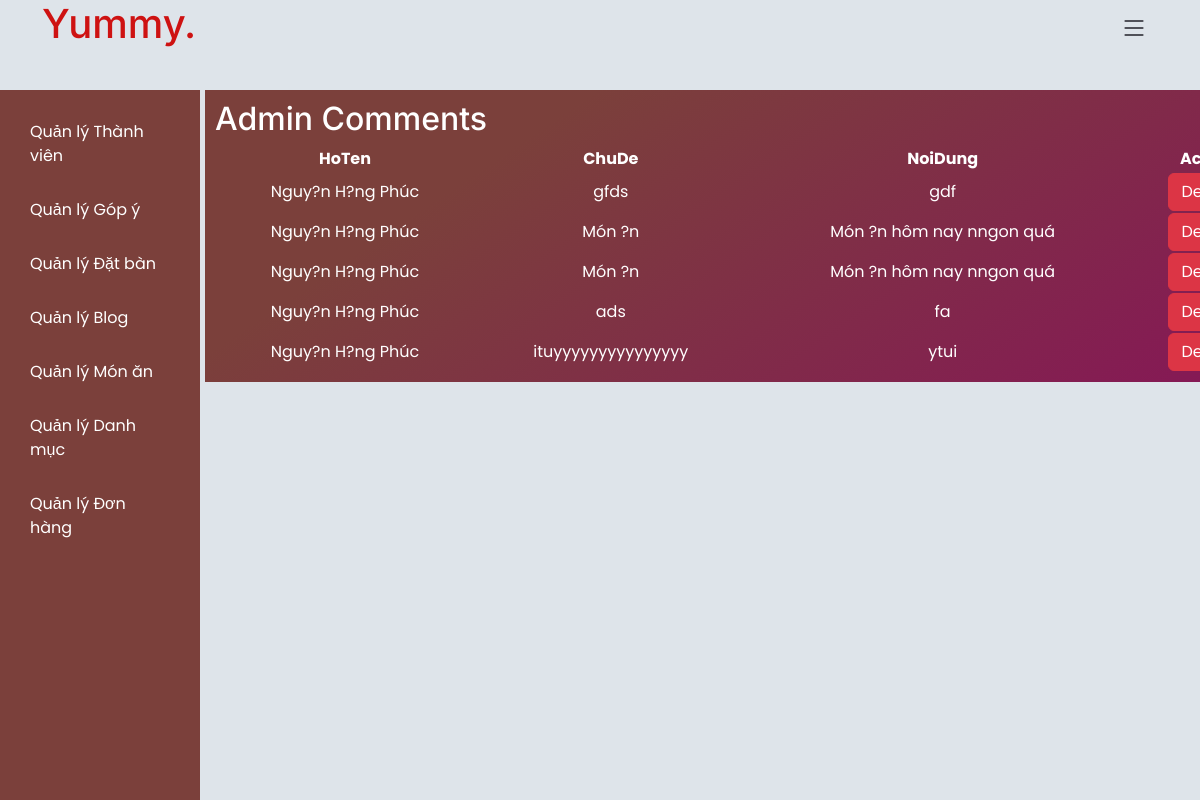
Screenshot of /admin/admin_home.php?page=admin_comments (signed in) with the database file from the repository.
### tables this page shows
CREATE TABLE `gopy` (
  `MaGopY` int(11) NOT NULL,
  `MaThanhVien` int(11) NOT NULL,
  `ChuDe` varchar(50) NOT NULL,
  `NoiDung` text NOT NULL
);

CREATE TABLE `thanhvien` (
  `MaThanhVien` int(11) NOT NULL,
  `TenDangNhap` varchar(20) NOT NULL,
  `MatKhau` varchar(20) NOT NULL,
  `HoTen` varchar(255) NOT NULL,
  `DiaChi` varchar(255) NOT NULL,
  `SDT` varchar(10) NOT NULL,
  `Email` varchar(255) NOT NULL
);

### admin/admin_comments.php (the view, shortened to what this page needs)
<?php
require_once("../components/connection.php");
$sql = "SELECT gopy.*, thanhvien.hoten FROM gopy INNER JOIN thanhvien ON gopy.MaThanhVien = thanhvien.MaThanhVien";
$stmt = $conn->prepare($sql);
$stmt->execute();
$result = $stmt->get_result();
$comments = $result->fetch_all(MYSQLI_ASSOC);
?>
<!DOCTYPE html>
<html lang="en">
<head>
</head>
<body>
<h2>Admin Comments</h2>
<table width = 100%>
    <thead align="center">
        <tr>
            <th>HoTen</th>
            <th>ChuDe</th>
            <th>NoiDung</th>
            <th>Action</th>
        </tr>
    </thead>
    <tbody>
        <?php foreach ($comments as $comment): ?>
            <tr align="center">
                <td><?php echo $comment['hoten']; ?></td>
                <td><?php echo $comment['ChuDe']; ?></td>
                <td><?php echo $comment['NoiDung']; ?></td>
                <td><button onclick="if(confirm('Bạn chắc chưa?')) { window.location.href='admin_comments.php?delete=<?php echo $comment['MaGopY']; ?>' }" class="btn btn-danger">Delete</button></td>             </tr>
        <?php endforeach; ?>
    </tbody>
</table>
</body>
</html>

### assets/css/main.css (style rules this page uses)
:root { --font-default: "Open Sans", system-ui, -apple-system, "Segoe UI", Roboto, "Helvetica Neue", Arial, "Noto Sans", "Liberation Sans", sans-serif, "Apple Color Emoji", "Segoe UI Emoji", "Segoe UI Symbol", "Noto Color Emoji"; --font-primary: "Amatic SC", sans-serif; --font-secondary: "Inter", sans-serif; }
:root { --color-default: #212529; --color-primary: #ce1212; --color-secondary: #37373f; }
:root { scroll-behavior: smooth; }
body { font-family: var(--font-default); color: var(--color-default); }
h1, h2, h3, h4, h5, h6 { font-family: var(--font-secondary); }

### admin/admin_home.php (style rules this page uses)
body { font-family: Poppins, sans-serif; display: flex; background-color: #dee4ea; margin: 0; }

### rows the page displays
gopy: MaThanhVien.HoTen "Nguy?n H?ng Phúc", ChuDe "gfds", NoiDung "gdf"
gopy: MaThanhVien.HoTen "Nguy?n H?ng Phúc", ChuDe "Món ?n", NoiDung "Món ?n hôm nay nngon quá"
gopy: MaThanhVien.HoTen "Nguy?n H?ng Phúc", ChuDe "Món ?n", NoiDung "Món ?n hôm nay nngon quá"
gopy: MaThanhVien.HoTen "Nguy?n H?ng Phúc", ChuDe "ads", NoiDung "fa"
gopy: MaThanhVien.HoTen "Nguy?n H?ng Phúc", ChuDe "ituyyyyyyyyyyyyyyy", NoiDung "ytui"
